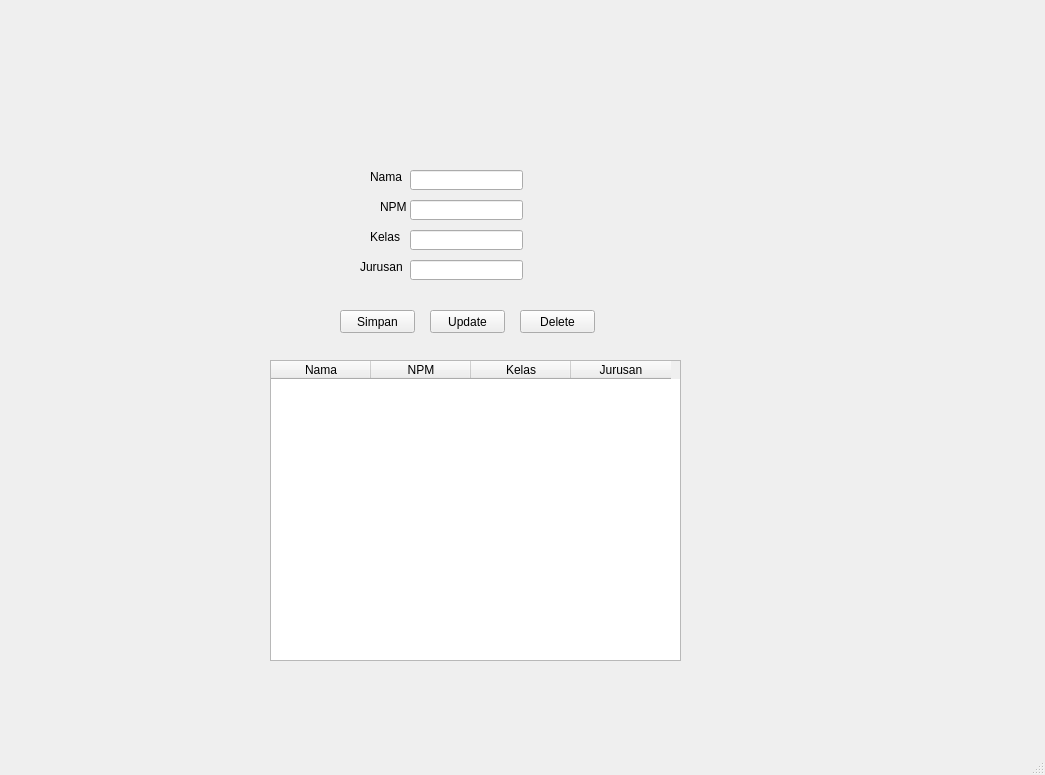
<?xml version="1.0" encoding="UTF-8"?>
<ui version="4.0">
 <class>MainWindow</class>
 <widget class="QMainWindow" name="MainWindow">
  <property name="geometry">
   <rect>
    <x>0</x>
    <y>0</y>
    <width>1045</width>
    <height>775</height>
   </rect>
  </property>
  <property name="windowTitle">
   <string>MainWindow</string>
  </property>
  <widget class="QWidget" name="centralwidget">
   <widget class="QLabel" name="label">
    <property name="geometry">
     <rect>
      <x>370</x>
      <y>170</y>
      <width>47</width>
      <height>13</height>
     </rect>
    </property>
    <property name="text">
     <string>Nama</string>
    </property>
   </widget>
   <widget class="QLabel" name="label_2">
    <property name="geometry">
     <rect>
      <x>380</x>
      <y>200</y>
      <width>47</width>
      <height>13</height>
     </rect>
    </property>
    <property name="text">
     <string>NPM</string>
    </property>
   </widget>
   <widget class="QLabel" name="label_3">
    <property name="geometry">
     <rect>
      <x>370</x>
      <y>230</y>
      <width>47</width>
      <height>13</height>
     </rect>
    </property>
    <property name="text">
     <string>Kelas</string>
    </property>
   </widget>
   <widget class="QLabel" name="label_4">
    <property name="geometry">
     <rect>
      <x>360</x>
      <y>260</y>
      <width>47</width>
      <height>13</height>
     </rect>
    </property>
    <property name="text">
     <string>Jurusan</string>
    </property>
   </widget>
   <widget class="QLineEdit" name="lineEdit_nama">
    <property name="geometry">
     <rect>
      <x>410</x>
      <y>170</y>
      <width>113</width>
      <height>20</height>
     </rect>
    </property>
   </widget>
   <widget class="QLineEdit" name="lineEdit_npm">
    <property name="geometry">
     <rect>
      <x>410</x>
      <y>200</y>
      <width>113</width>
      <height>20</height>
     </rect>
    </property>
   </widget>
   <widget class="QLineEdit" name="lineEdit_kelas">
    <property name="geometry">
     <rect>
      <x>410</x>
      <y>230</y>
      <width>113</width>
      <height>20</height>
     </rect>
    </property>
   </widget>
   <widget class="QLineEdit" name="lineEdit_jurusan">
    <property name="geometry">
     <rect>
      <x>410</x>
      <y>260</y>
      <width>113</width>
      <height>20</height>
     </rect>
    </property>
   </widget>
   <widget class="QPushButton" name="pushButtonSimpan">
    <property name="geometry">
     <rect>
      <x>340</x>
      <y>310</y>
      <width>75</width>
      <height>23</height>
     </rect>
    </property>
    <property name="text">
     <string>Simpan</string>
    </property>
   </widget>
   <widget class="QPushButton" name="pushButtonUpdate">
    <property name="geometry">
     <rect>
      <x>430</x>
      <y>310</y>
      <width>75</width>
      <height>23</height>
     </rect>
    </property>
    <property name="text">
     <string>Update</string>
    </property>
   </widget>
   <widget class="QPushButton" name="pushButtonDelete">
    <property name="geometry">
     <rect>
      <x>520</x>
      <y>310</y>
      <width>75</width>
      <height>23</height>
     </rect>
    </property>
    <property name="text">
     <string>Delete</string>
    </property>
   </widget>
   <widget class="QTableWidget" name="tableWidget">
    <property name="geometry">
     <rect>
      <x>270</x>
      <y>360</y>
      <width>411</width>
      <height>301</height>
     </rect>
    </property>
    <column>
     <property name="text">
      <string>Nama</string>
     </property>
    </column>
    <column>
     <property name="text">
      <string>NPM</string>
     </property>
    </column>
    <column>
     <property name="text">
      <string>Kelas</string>
     </property>
    </column>
    <column>
     <property name="text">
      <string>Jurusan</string>
     </property>
    </column>
   </widget>
  </widget>
  <widget class="QMenuBar" name="menubar">
   <property name="geometry">
    <rect>
     <x>0</x>
     <y>0</y>
     <width>1045</width>
     <height>21</height>
    </rect>
   </property>
  </widget>
  <widget class="QStatusBar" name="statusbar"/>
 </widget>
 <resources/>
 <connections/>
</ui>
